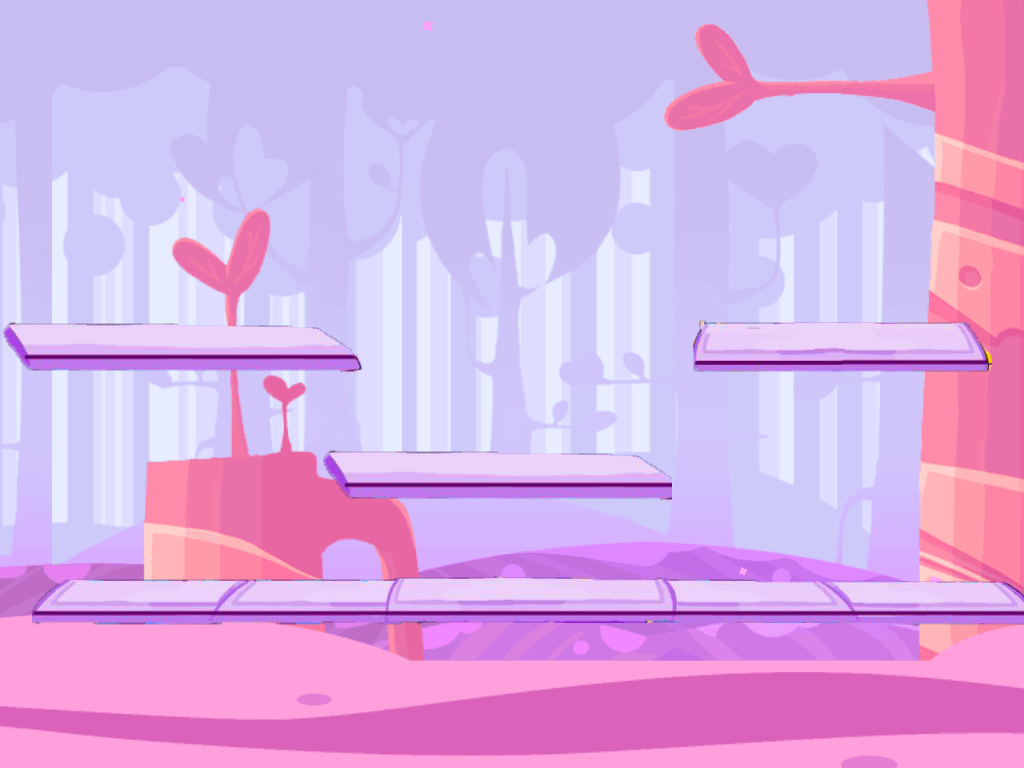

A level layout from a 2D game, rendered from its tile map. Below: a short description, then the map file with its tile-grid data intact:
An orthogonal 32x24 tile map with 32x32 px tiles, 2 tile layers (块层 2, 块层 1), 2 tilesets.

<map version="1.0" orientation="orthogonal" width="32" height="24" tilewidth="32" tileheight="32">
 <tileset firstgid="1" name="台阶完整版2" tilewidth="32" tileheight="32">
  <image source="../../地图模块/台阶/台阶完整版2.png" width="7000" height="200" />
 </tileset>
 <tileset firstgid="1309" name="0" tilewidth="32" tileheight="32">
  <image source="../../地图模块/背景/0.png" width="1447" height="945" />
 </tileset>
 <layer name="块层 2" width="32" height="24">
  <data encoding="csv">
1357,1358,1359,1360,1361,1362,1363,1364,1365,1366,1367,1368,1369,1370,1371,1372,1373,1374,1375,1376,1377,1378,1379,1380,1381,1382,1383,1384,1385,1386,1387,1388,
1402,1403,1404,1405,1406,1407,1408,1409,1410,1411,1412,1413,1414,1415,1416,1417,1418,1419,1420,1421,1422,1423,1424,1425,1426,1427,1428,1429,1430,1431,1432,1433,
1447,1448,1449,1450,1451,1452,1453,1454,1455,1456,1457,1458,1459,1460,1461,1462,1463,1464,1465,1466,1467,1468,1469,1470,1471,1472,1473,1474,1475,1476,1477,1478,
1492,1493,1494,1495,1496,1497,1498,1499,1500,1501,1502,1503,1504,1505,1506,1507,1508,1509,1510,1511,1512,1513,1514,1515,1516,1517,1518,1519,1520,1521,1522,1523,
1537,1538,1539,1540,1541,1542,1543,1544,1545,1546,1547,1548,1549,1550,1551,1552,1553,1554,1555,1556,1557,1558,1559,1560,1561,1562,1563,1564,1565,1566,1567,1568,
1582,1583,1584,1585,1586,1587,1588,1589,1590,1591,1592,1593,1594,1595,1596,1597,1598,1599,1600,1601,1602,1603,1604,1605,1606,1607,1608,1609,1610,1611,1612,1613,
1627,1628,1629,1630,1631,1632,1633,1634,1635,1636,1637,1638,1639,1640,1641,1642,1643,1644,1645,1646,1647,1648,1649,1650,1651,1652,1653,1654,1655,1656,1657,1658,
1672,1673,1674,1675,1676,1677,1678,1679,1680,1681,1682,1683,1684,1685,1686,1687,1688,1689,1690,1691,1692,1693,1694,1695,1696,1697,1698,1699,1700,1701,1702,1703,
1717,1718,1719,1720,1721,1722,1723,1724,1725,1726,1727,1728,1729,1730,1731,1732,1733,1734,1735,1736,1737,1738,1739,1740,1741,1742,1743,1744,1745,1746,1747,1748,
1762,1763,1764,1765,1766,1767,1768,1769,1770,1771,1772,1773,1774,1775,1776,1777,1778,1779,1780,1781,1782,1783,1784,1785,1786,1787,1788,1789,1790,1791,1792,1793,
1807,1808,1809,1810,1811,1812,1813,1814,1815,1816,1817,1818,1819,1820,1821,1822,1823,1824,1825,1826,1827,1828,1829,1830,1831,1832,1833,1834,1835,1836,1837,1838,
1852,1853,1854,1855,1856,1857,1858,1859,1860,1861,1862,1863,1864,1865,1866,1867,1868,1869,1870,1871,1872,1873,1874,1875,1876,1877,1878,1879,1880,1881,1882,1883,
1897,1898,1899,1900,1901,1902,1903,1904,1905,1906,1907,1908,1909,1910,1911,1912,1913,1914,1915,1916,1917,1918,1919,1920,1921,1922,1923,1924,1925,1926,1927,1928,
1942,1943,1944,1945,1946,1947,1948,1949,1950,1951,1952,1953,1954,1955,1956,1957,1958,1959,1960,1961,1962,1963,1964,1965,1966,1967,1968,1969,1970,1971,1972,1973,
1987,1988,1989,1990,1991,1992,1993,1994,1995,1996,1997,1998,1999,2000,2001,2002,2003,2004,2005,2006,2007,2008,2009,2010,2011,2012,2013,2014,2015,2016,2017,2018,
2032,2033,2034,2035,2036,2037,2038,2039,2040,2041,2042,2043,2044,2045,2046,2047,2048,2049,2050,2051,2052,2053,2054,2055,2056,2057,2058,2059,2060,2061,2062,2063,
2077,2078,2079,2080,2081,2082,2083,2084,2085,2086,2087,2088,2089,2090,2091,2092,2093,2094,2095,2096,2097,2098,2099,2100,2101,2102,2103,2104,2105,2106,2107,2108,
2122,2123,2124,2125,2126,2127,2128,2129,2130,2131,2132,2133,2134,2135,2136,2137,2138,2139,2140,2141,2142,2143,2144,2145,2146,2147,2148,2149,2150,2151,2152,2153,
2167,2168,2169,2170,2171,2172,2173,2174,2175,2176,2177,2178,2179,2180,2181,2182,2183,2184,2185,2186,2187,2188,2189,2190,2191,2192,2193,2194,2195,2196,2197,2198,
2212,2213,2214,2215,2216,2217,2218,2219,2220,2221,2222,2223,2224,2225,2226,2227,2228,2229,2230,2231,2232,2233,2234,2235,2236,2237,2238,2239,2240,2241,2242,2243,
2257,2258,2259,2260,2261,2262,2263,2264,2265,2266,2267,2268,2269,2270,2271,2272,2273,2274,2275,2276,2277,2278,2279,2280,2281,2282,2283,2284,2285,2286,2287,2288,
2302,2303,2304,2305,2306,2307,2308,2309,2310,2311,2312,2313,2314,2315,2316,2317,2318,2319,2320,2321,2322,2323,2324,2325,2326,2327,2328,2329,2330,2331,2332,2333,
2347,2348,2349,2350,2351,2352,2353,2354,2355,2356,2357,2358,2359,2360,2361,2362,2363,2364,2365,2366,2367,2368,2369,2370,2371,2372,2373,2374,2375,2376,2377,2378,
2392,2393,2394,2395,2396,2397,2398,2399,2400,2401,2402,2403,2404,2405,2406,2407,2408,2409,2410,2411,2412,2413,2414,2415,2416,2417,2418,2419,2420,2421,2422,2423
</data>
 </layer>
 <layer name="块层 1" width="32" height="24">
  <data encoding="csv">
0,0,0,0,0,0,0,0,0,0,0,0,0,0,0,0,0,0,0,0,0,0,0,0,0,0,0,0,0,0,0,0,
0,0,0,0,0,0,0,0,0,0,0,0,0,0,0,0,0,0,0,0,0,0,0,0,0,0,0,0,0,0,0,0,
0,0,0,0,0,0,0,0,0,0,0,0,0,0,0,0,0,0,0,0,0,0,0,0,0,0,0,0,0,0,0,0,
0,0,0,0,0,0,0,0,0,0,0,0,0,0,0,0,0,0,0,0,0,0,0,0,0,0,0,0,0,0,0,0,
0,0,0,0,0,0,0,0,0,0,0,0,0,0,0,0,0,0,0,0,0,0,0,0,0,0,0,0,0,0,0,0,
0,0,0,0,0,0,0,0,0,0,0,0,0,0,0,0,0,0,0,0,0,0,0,0,0,0,0,0,0,0,0,0,
0,0,0,0,0,0,0,0,0,0,0,0,0,0,0,0,0,0,0,0,0,0,0,0,0,0,0,0,0,0,0,0,
0,0,0,0,0,0,0,0,0,0,0,0,0,0,0,0,0,0,0,0,0,0,0,0,0,0,0,0,0,0,0,0,
0,0,0,0,0,0,0,0,0,0,0,0,0,0,0,0,0,0,0,0,0,0,0,0,0,0,0,0,0,0,0,0,
0,0,0,0,0,0,0,0,0,0,0,0,0,0,0,0,0,0,0,0,0,0,0,0,0,0,0,0,0,0,0,0,
5,6,7,8,9,10,11,12,13,14,15,0,0,0,0,0,0,0,0,0,0,20,21,22,23,24,25,26,27,28,29,0,
223,224,225,226,227,228,229,230,231,232,233,234,0,0,0,0,0,0,0,0,0,238,239,240,241,242,243,244,245,246,247,0,
0,0,0,0,0,0,0,0,0,0,0,0,0,0,0,0,0,0,0,0,0,0,0,0,0,0,0,0,0,0,0,0,
0,0,0,0,0,0,0,0,0,0,0,0,0,0,0,0,0,0,0,0,0,0,0,0,0,0,0,0,0,0,0,0,
0,0,0,0,0,0,0,0,0,0,5,6,7,8,9,10,11,12,13,14,15,0,0,0,0,0,0,0,0,0,0,0,
0,0,0,0,0,0,0,0,0,0,223,224,225,226,227,228,229,230,231,232,233,0,0,0,0,0,0,0,0,0,0,0,
0,0,0,0,0,0,0,0,0,0,0,0,0,0,0,0,0,0,0,0,0,0,0,0,0,0,0,0,0,0,0,0,
0,0,0,0,0,0,0,0,0,0,0,0,0,0,0,0,0,0,0,0,0,0,0,0,0,0,0,0,0,0,0,0,
0,34,35,36,37,38,39,40,41,42,43,44,45,46,47,48,49,50,51,52,53,54,55,56,57,58,59,60,61,62,63,64,
0,252,253,254,255,256,257,258,259,260,261,262,263,264,265,266,267,268,269,270,271,272,273,274,275,276,277,278,279,280,281,282,
0,0,0,0,0,0,0,0,0,0,0,0,0,0,0,0,0,0,0,0,0,0,0,0,0,0,0,0,0,0,0,0,
0,0,0,0,0,0,0,0,0,0,0,0,0,0,0,0,0,0,0,0,0,0,0,0,0,0,0,0,0,0,0,0,
0,0,0,0,0,0,0,0,0,0,0,0,0,0,0,0,0,0,0,0,0,0,0,0,0,0,0,0,0,0,0,0,
0,0,0,0,0,0,0,0,0,0,0,0,0,0,0,0,0,0,0,0,0,0,0,0,0,0,0,0,0,0,0,0
</data>
 </layer>
</map>
